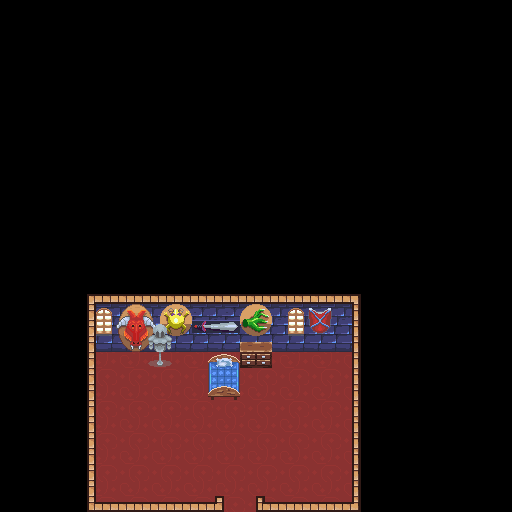

Tiled map render using the project's own tile images. Description and the map definition, with tile-layer contents summarised, below:
An orthogonal 32x32 tile map with 16x16 px tiles, 4 tile layers (background, buildings, midGround, foreGround), 2 tilesets and 1 object.

<map version="1.2" tiledversion="1.3.0" orientation="orthogonal" renderorder="right-down" compressionlevel="0" width="32" height="32" tilewidth="16" tileheight="16" infinite="0" nextlayerid="6" nextobjectid="33">
 <tileset firstgid="1" source="InteriorSpriteSheet.tsx" />
 <tileset firstgid="10001" source="MasterSpriteSheet.tsx" />
 <layer id="1" name="background" width="32" height="32">
  <data>[1024 cells, 208 non-empty, 10 distinct tile ids]</data>
 </layer>
 <layer id="3" name="buildings" width="32" height="32">
  <data>[1024 cells, 58 non-empty, 9 distinct tile ids]</data>
 </layer>
 <layer id="4" name="midGround" width="32" height="32">
  <data>[1024 cells, 25 non-empty, 23 distinct tile ids]</data>
 </layer>
 <layer id="5" name="foreGround" width="32" height="32">
  <data>[1024 cells, 19 non-empty, 19 distinct tile ids]</data>
 </layer>
 <objectgroup id="2" name="Portal">
  <object id="32" x="226" y="500" width="28" height="9">
   <properties>
    <property name="Click" value="false" />
    <property name="SafteyOffSetX" value="0" />
    <property name="SafteyOffSetY" value="-50" />
    <property name="standardFrom" value="MarcusHouse" />
    <property name="standardTo" value="Town" />
   </properties>
  </object>
 </objectgroup>
</map>
